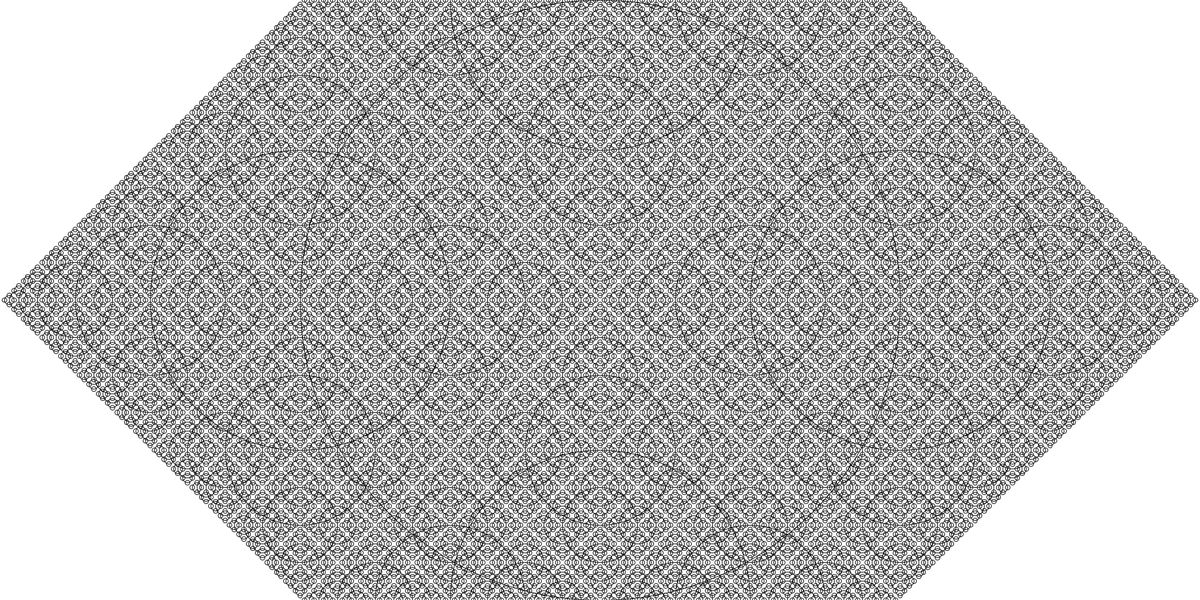
Frame 1 (no input)
Frame 60 (the mouse pressed at the canvas centre just before this capture): identical to frame 1, image omitted
Frame 120 (the mouse held since frame 60 and released just before this capture): identical to frame 1, image omitted

The Processing sketch that drew this single still picture (run headless with seeded random() and noise(); from frame 60 on, the mouse is pressed at the canvas centre):

// Processing sketch: The_fractalCircle
// ── The_fractalCircle.pde

void setup()
{
  
  size(2000,1000);
  smooth();
  background(255);
  fractalCircle(1000,width/2,height/2);
}

void draw()
{
  
}

void fractalCircle(float r,float x,float y)
{
    stroke(0);
    noFill();
    ellipse(x,y,r,r);
    if(r>=10)
    {
      fractalCircle(r/2,x-r/2,y);
      fractalCircle(r/2,x+r/2,y);
      fractalCircle(r/2,x,y+r/2);
      fractalCircle(r/2,x,y-r/2);
    }
}

/*void drawCircle(float x,float y,float r)
{
  stroke(0);
  noFill();
  ellipse(x,y,r,r);
  if(r>2)
  {
    drawCircle(x+r,y,r/2);
    drawCircle(x-r,y,r/2);
  }
}

void setup()
{
  size(1500,1000);
  smooth();
}

void draw()
{
   background(250); 
   drawCircle(width/2,height/2,200);
}*/
